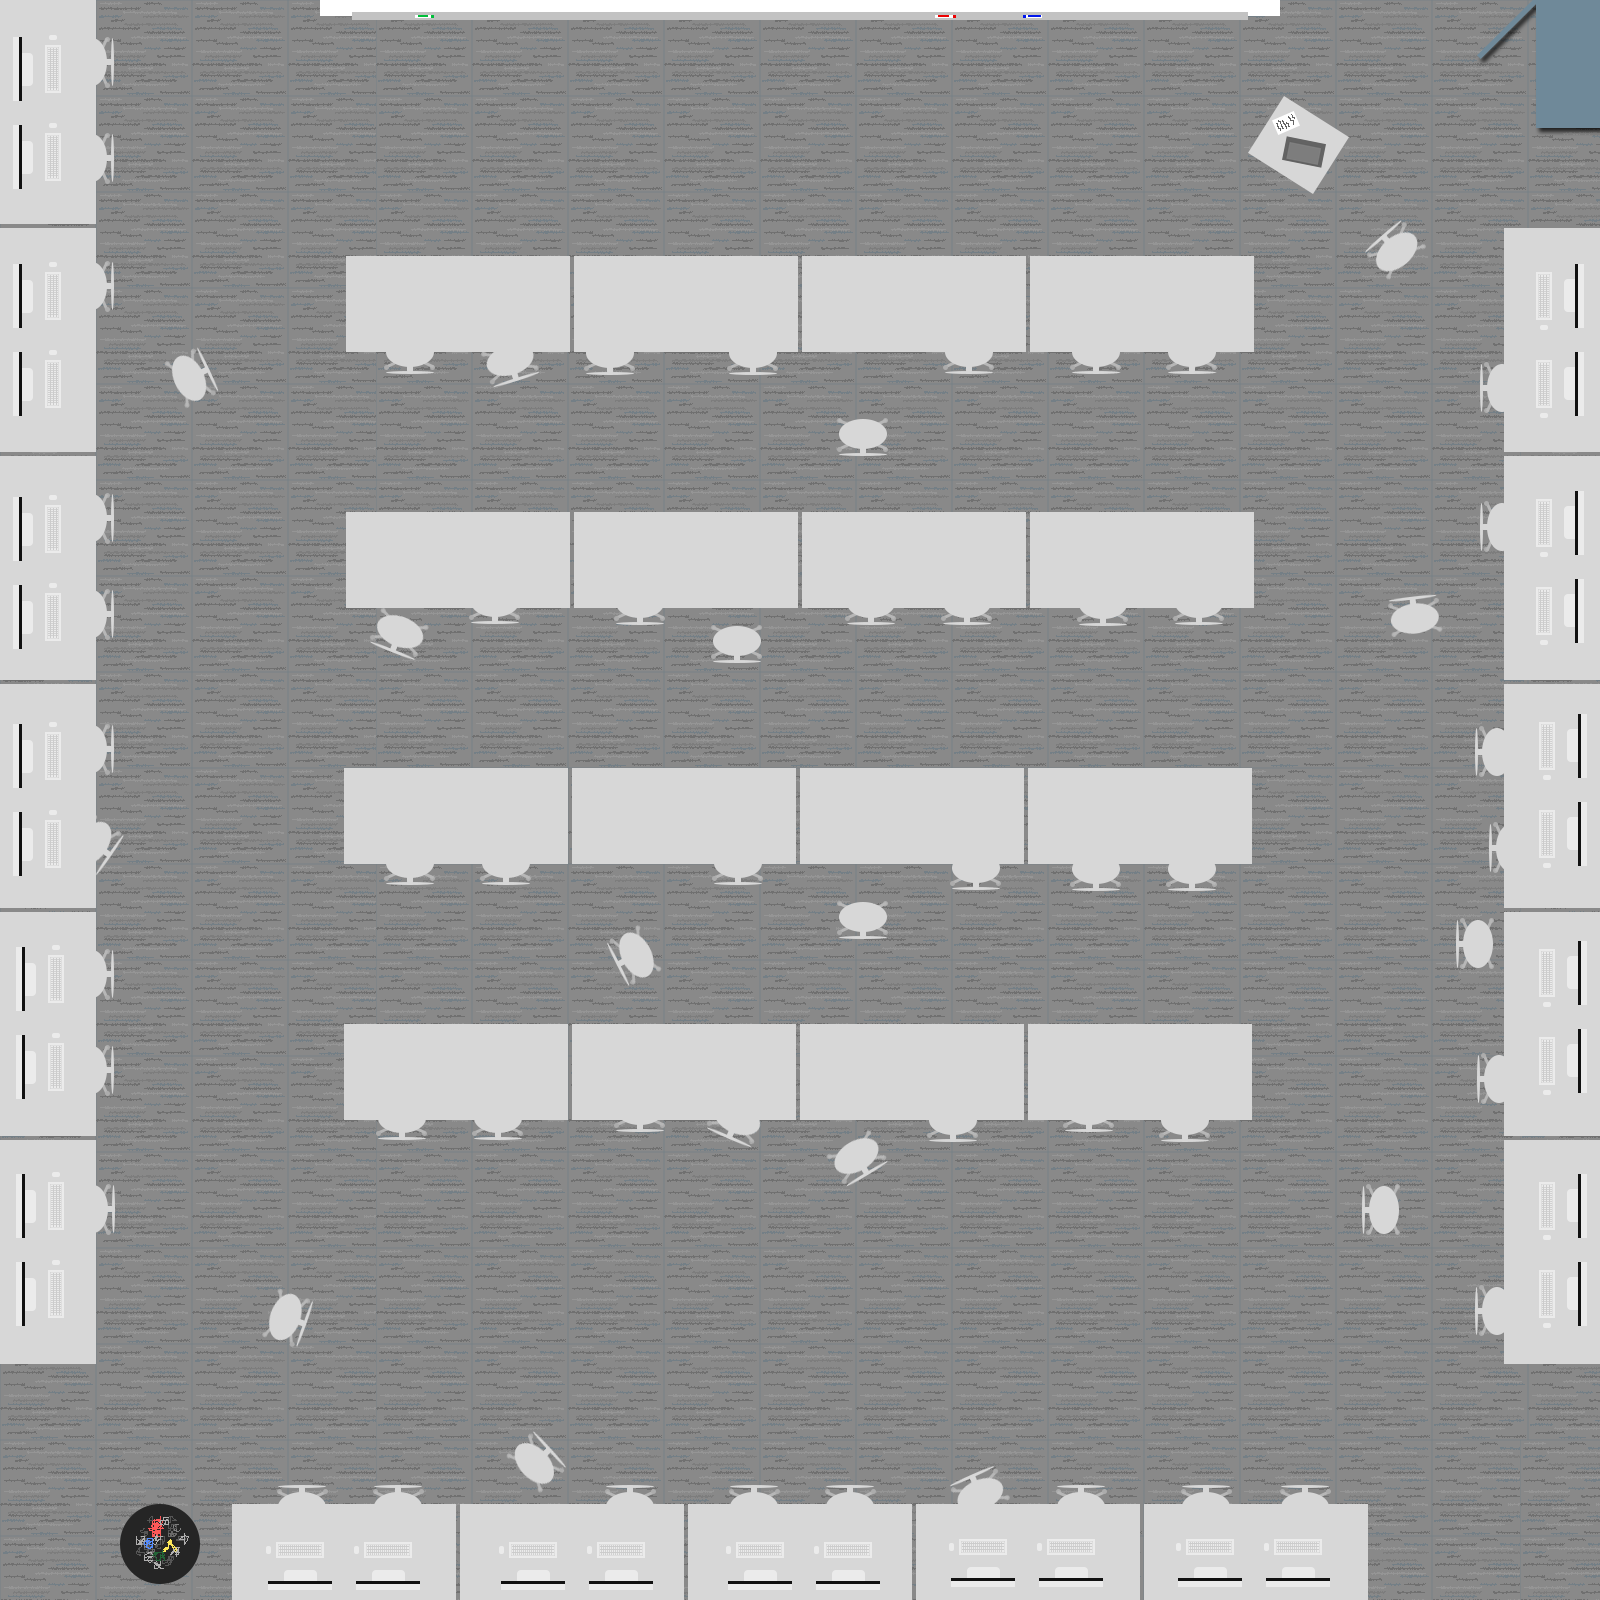

This is a level from a 2D game, rendered from its Tiled map with the project's own tilesets. A one-line summary and the map file follow, with tile-layer data summarised:
An orthogonal 50x50 tile map with 32x32 px tiles, 2 tile layers (Background, Obstacles), 2 tilesets.

<map version="1.0" orientation="orthogonal" renderorder="right-down" width="50" height="50" tilewidth="32" tileheight="32" nextobjectid="1">
 <tileset firstgid="1" name="Background-ECH" tilewidth="32" tileheight="32" tilecount="2500" columns="50">
  <image source="ECHMacLab-carpet.png" trans="ff00ff" width="1600" height="1600" />
 </tileset>
 <tileset firstgid="2501" name="Obstacles-ech" tilewidth="32" tileheight="32" tilecount="2500" columns="50">
  <image source="ECHMacLab-obstacles.png" trans="ff00ff" width="1600" height="1600" />
 </tileset>
 <layer name="Background" width="50" height="50">
  <data>[2500 cells, 2500 non-empty, 2500 distinct tile ids]</data>
 </layer>
 <layer name="Obstacles" width="50" height="50">
  <data>[2500 cells, 2496 non-empty, 2496 distinct tile ids]</data>
 </layer>
</map>